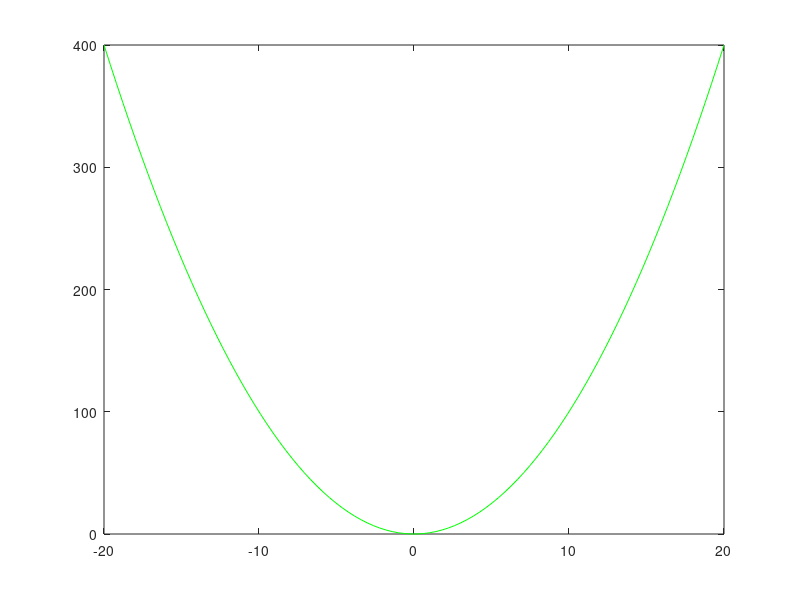

Reproduce this figure in MATLAB. (Note: this script raises an error after producing the figure.)
close all; clear all; clc;
  x = linspace(-20,20,100)';
  y_ideal = x.*x;
  x_noise = [];
  y_noise = [];
  for i=1:5
    x_noise = [x_noise; (randn(length(x), 1)*3) + x];
    y_noise = [y_noise; (randn(length(y_ideal), 1)*3) + y_ideal];
  endfor
  plot(x,y_ideal, 'g');
  hold on;
  y_LocalConst = kernel_estimator(x, x_noise, y_noise, 3, 7);
  plot(x,y_LocalConst, 'r');
  hold on;
  y_LocalLinear = kernel_localRegr(x, x_noise, y_noise, 3, 7);
  plot(x,y_LocalLinear, 'b');
  hold on;
